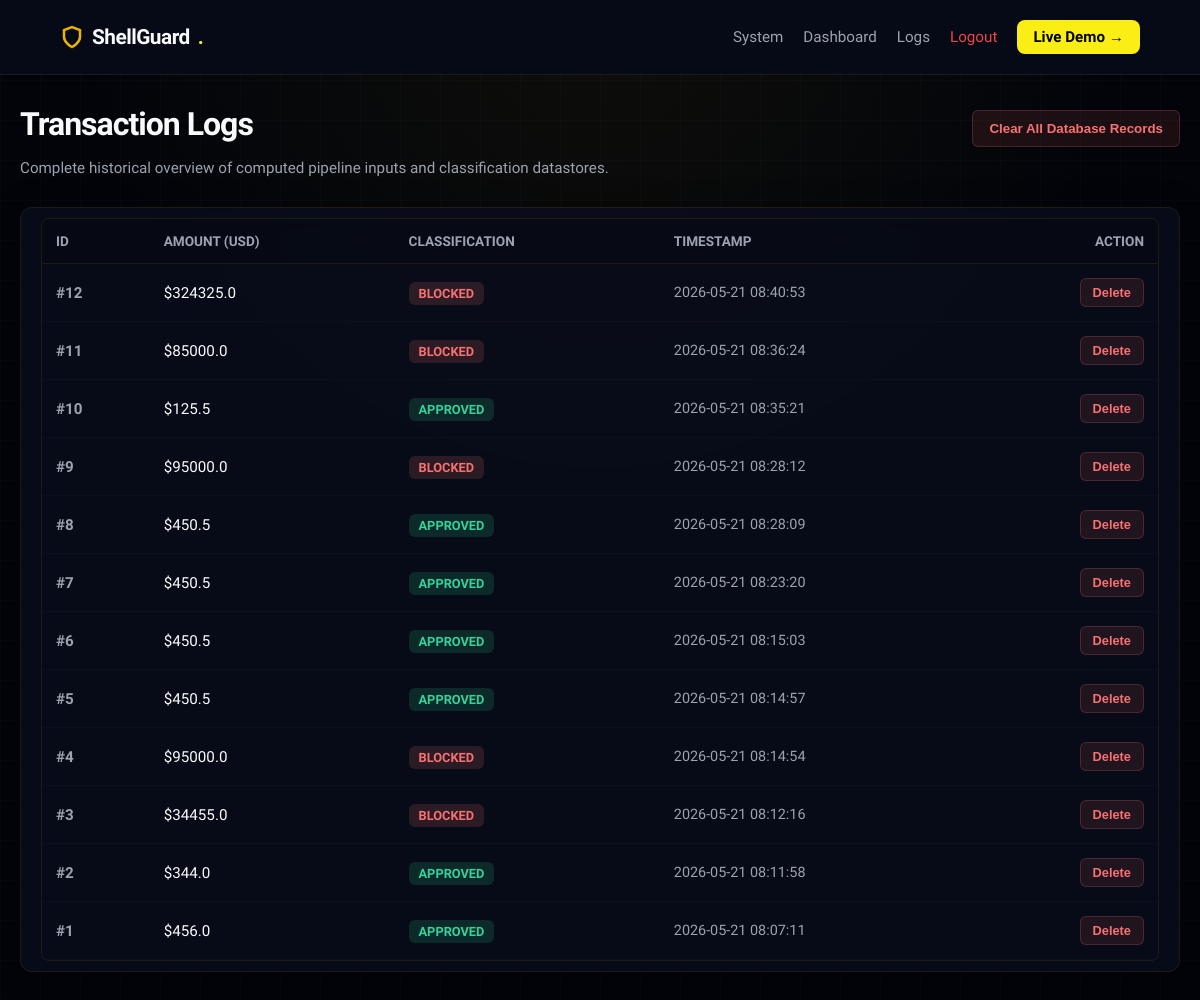
Before: /admin (signed in) with the older database file.
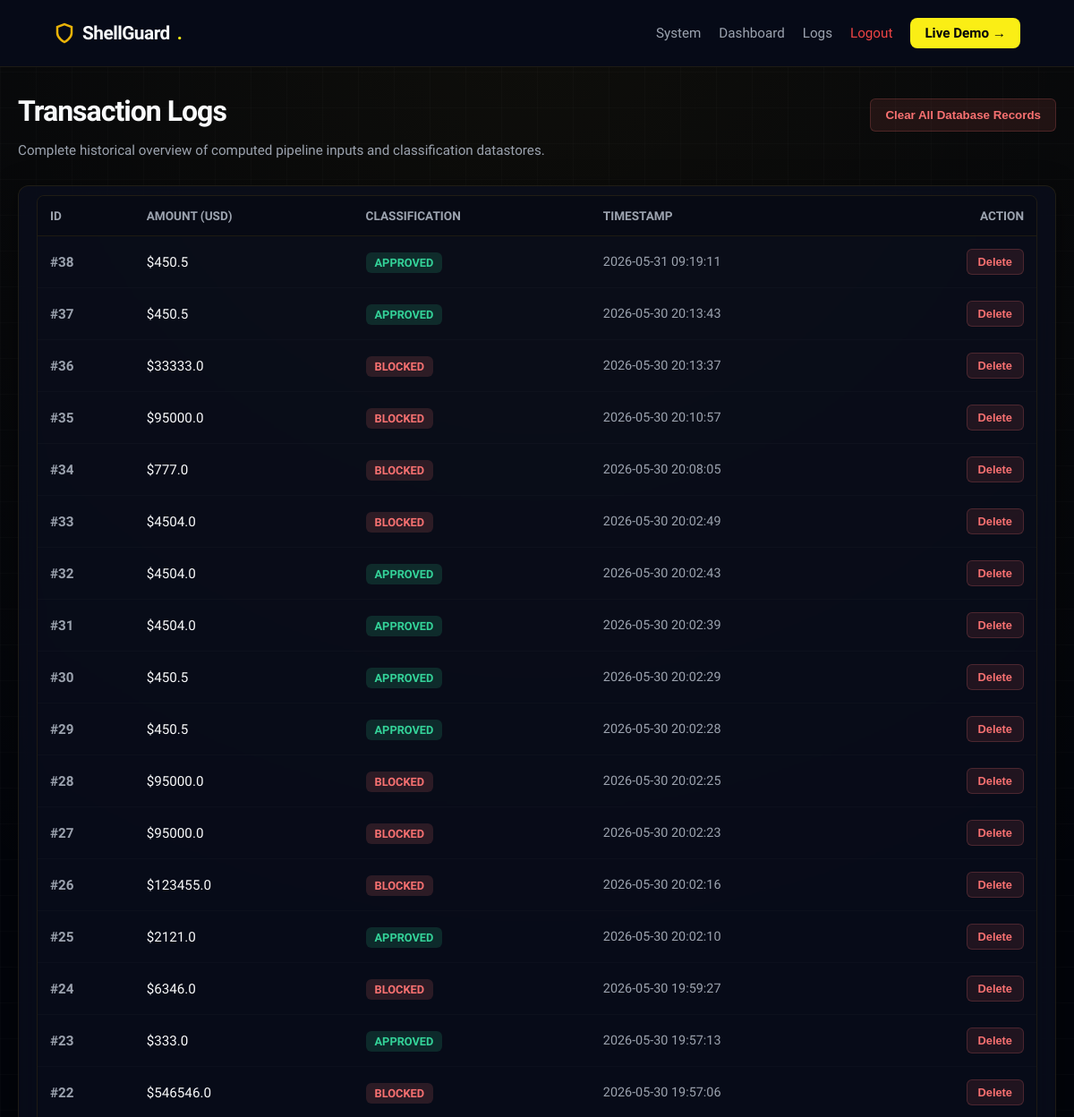
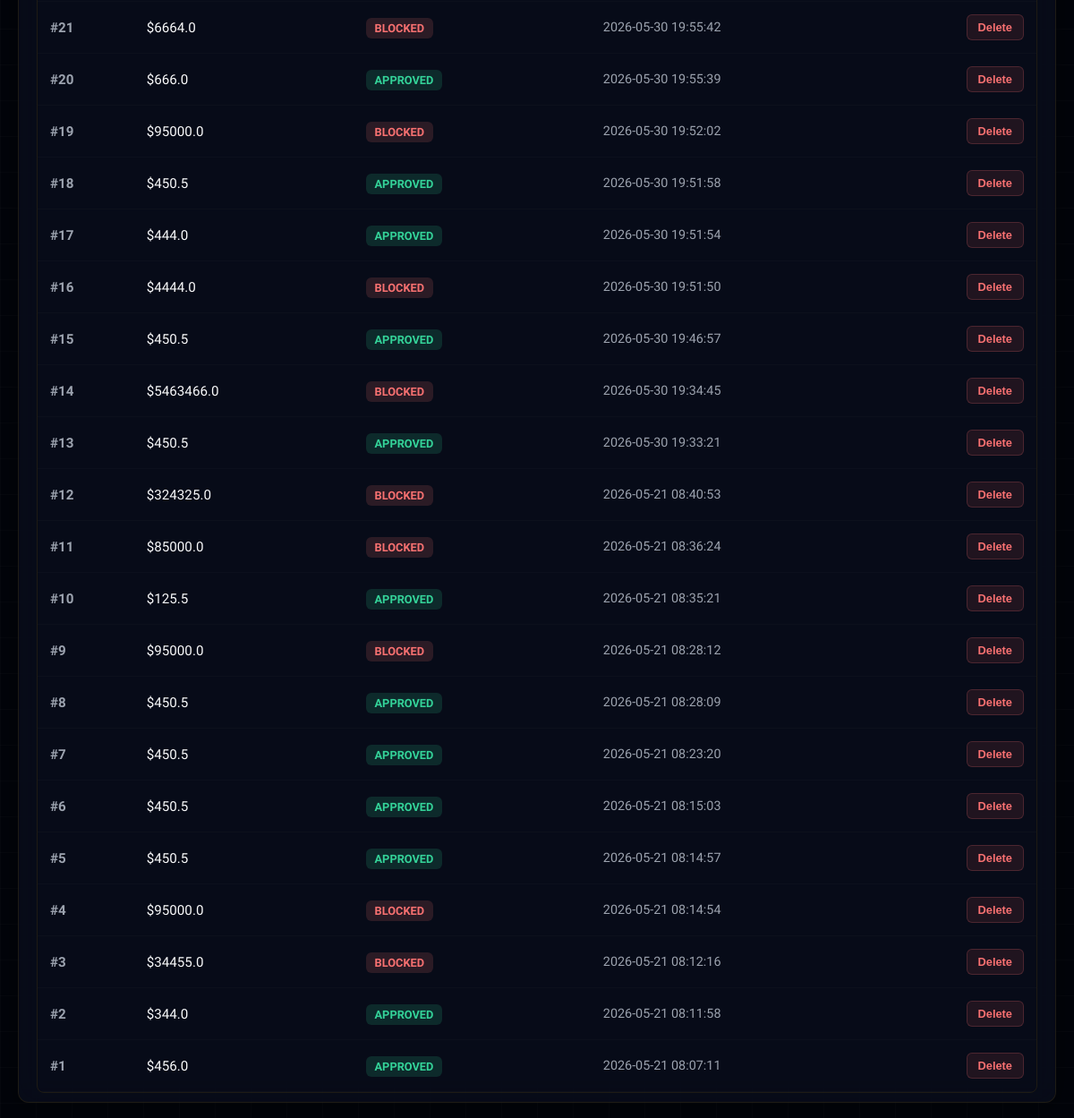
After: the same page with the newer database file (2 pictures, top to bottom).
### tables this page shows
CREATE TABLE transactions(
        id INTEGER PRIMARY KEY AUTOINCREMENT,
        amount REAL,
        v1 REAL,
        v2 REAL,
        v3 REAL,
        result TEXT,
        time TEXT
    );

### app.py (the view)
@app.route("/admin")
def admin():
    if not session.get("logged_in"):
        return redirect(url_for("login"))
    conn = get_db_connection()
    rows = conn.execute("SELECT * FROM transactions ORDER BY id DESC").fetchall()
    conn.close()
    return render_template("admin.html",data=rows)

### app.py (called while the page is built)
def get_db_connection():
    conn = sqlite3.connect("database.db")
    conn.row_factory = sqlite3.Row
    return conn

### templates/admin.html
{% extends "base.html" %}
{% block content %}
<div class="main">
    <div style="display: flex; justify-content: space-between; align-items: center; margin-bottom: 8px;">
        <h1 class="page-title">Transaction Logs</h1>
        <form action="{{ url_for('delete_all') }}" method="POST">
            <button type="submit" class="btn-danger" style="padding: 10px 16px;" onclick="return confirm('Purge entire transaction log cache?')">
                Clear All Database Records
            </button>
        </form>
    </div>
    <p class="page-subtitle">Complete historical overview of computed pipeline inputs and classification datastores.</p>
    <div class="card" style="padding: 10px 20px;">
        <div class="table-responsive">
            <table>
                <thead>
                    <tr>
                        <th>ID</th>
                        <th>Amount (USD)</th>
                        <th>Classification</th>
                        <th>Timestamp</th>
                        <th style="text-align: right;">Action</th>
                    </tr>
                </thead>
                <tbody>
                    {% for row in data %}
                    <tr>
                        <td style="font-weight: 600; color: var(--text-muted); text-align: left;">#{{row['id']}}</td>
                        <td style="font-weight: 500; text-align: left;">${{row['amount']}}</td>
                        <td style="text-align: left;">
                            {% if row['result'] == 'Fraud' %}
                                <span class="badge badge-fraud">BLOCKED</span>
                            {% else %}
                                <span class="badge badge-normal">APPROVED</span>
                            {% endif %}
                        </td>
                        <td style="color: var(--text-muted); font-size: 0.9rem; text-align: left;">{{row['time']}}</td>
                        <td style="text-align: right;">
                            <form action="{{ url_for('delete_log', id=row['id']) }}" method="POST" style="display: inline;">
                                <button type="submit" class="btn-danger" style="font-size: 0.8rem;" onclick="return confirm('Delete single logged trace?')">
                                    Delete
                                </button>
                            </form>
                        </td>
                    </tr>
                    {% endfor %}
                </tbody>
            </table>
        </div>
    </div>
</div>
{% endblock %}

### templates/base.html (shortened to what this page needs)
<!DOCTYPE html>
<html lang="en">
<head>
    <link rel="stylesheet" href="{{ url_for('static', filename='style.css', v=9) }}">
</head>
<body>
<nav class="navbar">
    <div class="nav-logo">
        <svg width="24" height="24" viewBox="0 0 24 24" fill="none" stroke="#eab308" stroke-width="2.5"><path d="M12 22s8-4 8-10V5l-8-3-8 3v7c0 6 8 10 8 10z"/></svg>
        ShellGuard<span>.</span>
    </div>
    <div class="nav-links">
        <a href="/">System</a>
        {% if session.get('logged_in') %}
            <a href="/dashboard">Dashboard</a>
            <a href="/admin">Logs</a>
            <a href="/logout" style="color: #ef4444;">Logout</a>
        {% else %}
            <a href="/login">Admin Access</a>
        {% endif %}
        <a href="#" class="btn-demo">Live Demo →</a>
    </div>
</nav>
{% block content %}{% endblock %}
</body>
</html>

### static/style.css (style rules this page uses)
:root { --bg-main: #02040a; --bg-nav: #060a17; --card-bg: rgba(10, 15, 30, 0.7); --card-border: rgba(234, 179, 8, 0.1); --grid-line: rgba(255, 255, 255, 0.015); --accent: #faee15; --accent-hover: #ea3508; --text-primary: #f9fafb; --text-muted: #9ca3af; --fraud-color: #f87171; --safe-color: #34d399; }
* { box-sizing: border-box; margin: 0; padding: 0; }
body { font-family: 'Plus Jakarta Sans', sans-serif; background-color: var(--bg-main); background-image: linear-gradient(var(--grid-line) 1px, transparent 1px), linear-gradient(90deg, var(--grid-line) 1px, transparent 1px), radial-gradient(circle at 50% 0%, rgba(250, 204, 21, 0.05), transparent 45%); background-size: 40px 40px, 40px 40px, 100% 100%; color: var(--text-primary); min-height: 100vh; }
.navbar { background: var(--bg-nav); padding: 20px 5%; display: flex; justify-content: space-between; align-items: center; border-bottom: 1px solid var(--card-border); position: sticky; top: 0; z-index: 100; flex-wrap: wrap; gap: 15px; }
.nav-logo { display: flex; align-items: center; gap: 8px; font-weight: 800; font-size: 1.3rem; letter-spacing: -0.5px; }
.nav-logo span { color: var(--accent); }
.nav-links { display: flex; align-items: center; gap: 20px; flex-wrap: wrap; }
.nav-links a { color: var(--text-muted); text-decoration: none; font-weight: 500; font-size: 0.95rem; transition: color 0.2s ease; }
.btn-demo { background: var(--accent); color: #02040a !important; padding: 8px 16px; border-radius: 8px; font-weight: 700 !important; display: flex; align-items: center; gap: 6px; transition: background 0.2s ease, transform 0.2s ease; text-decoration: none; font-size: 0.9rem; }
.main { max-width: 1250px; margin: auto; padding: 30px 20px; }
.page-title { font-size: 2rem; font-weight: 700; letter-spacing: -1px; margin-bottom: 8px; text-align: left; }
.page-subtitle { color: var(--text-muted); font-size: 0.95rem; margin-bottom: 30px; text-align: left; }
.card { background: var(--card-bg); border: 1px solid var(--card-border); border-radius: 12px; padding: 24px; backdrop-filter: blur(16px); -webkit-backdrop-filter: blur(16px); width: 100%; box-shadow: 0 4px 30px rgba(0, 0, 0, 0.4); }
.table-responsive { overflow-x: auto; width: 100%; border-radius: 8px; border: 1px solid var(--card-border); }
table { width: 100%; border-collapse: collapse; text-align: left; white-space: nowrap; }
th { padding: 14px; color: var(--text-muted); font-size: 0.85rem; font-weight: 600; text-transform: uppercase; border-bottom: 1px solid var(--card-border); background: rgba(6, 9, 19, 0.5); }
td { padding: 14px; border-bottom: 1px solid rgba(255, 255, 255, 0.02); font-size: 0.95rem; }
.badge { padding: 4px 10px; border-radius: 6px; font-size: 0.8rem; font-weight: 700; }
.badge-fraud { background: rgba(248, 113, 113, 0.15); color: var(--fraud-color); }
.badge-normal { background: rgba(52, 211, 153, 0.15); color: var(--safe-color); }
.btn-danger { background: rgba(248, 113, 113, 0.1); color: var(--fraud-color); border: 1px solid rgba(248, 113, 113, 0.2); padding: 6px 12px; border-radius: 6px; cursor: pointer; font-weight: 600; transition: background 0.2s ease; }

Changed rows visible on the page:
added transactions: id "38", amount "450.5", result "APPROVED", time "2026-05-31 09:19:11"
added transactions: id "37", amount "450.5", result "APPROVED", time "2026-05-30 20:13:43"
added transactions: id "36", amount "33333.0", result "BLOCKED", time "2026-05-30 20:13:37"
added transactions: id "35", amount "95000.0", result "BLOCKED", time "2026-05-30 20:10:57"
added transactions: id "34", amount "777.0", result "BLOCKED", time "2026-05-30 20:08:05"
added transactions: id "33", amount "4504.0", result "BLOCKED", time "2026-05-30 20:02:49"
added transactions: id "32", amount "4504.0", result "APPROVED", time "2026-05-30 20:02:43"
added transactions: id "31", amount "4504.0", result "APPROVED", time "2026-05-30 20:02:39"
added transactions: id "30", amount "450.5", result "APPROVED", time "2026-05-30 20:02:29"
added transactions: id "29", amount "450.5", result "APPROVED", time "2026-05-30 20:02:28"
added transactions: id "28", amount "95000.0", result "BLOCKED", time "2026-05-30 20:02:25"
added transactions: id "27", amount "95000.0", result "BLOCKED", time "2026-05-30 20:02:23"
added transactions: id "26", amount "123455.0", result "BLOCKED", time "2026-05-30 20:02:16"
added transactions: id "25", amount "2121.0", result "APPROVED", time "2026-05-30 20:02:10"
added transactions: id "24", amount "6346.0", result "BLOCKED", time "2026-05-30 19:59:27"
added transactions: id "23", amount "333.0", result "APPROVED", time "2026-05-30 19:57:13"
added transactions: id "22", amount "546546.0", result "BLOCKED", time "2026-05-30 19:57:06"
added transactions: id "21", amount "6664.0", result "BLOCKED", time "2026-05-30 19:55:42"
added transactions: id "20", amount "666.0", result "APPROVED", time "2026-05-30 19:55:39"
added transactions: id "19", amount "95000.0", result "BLOCKED", time "2026-05-30 19:52:02"
added transactions: id "18", amount "450.5", result "APPROVED", time "2026-05-30 19:51:58"
added transactions: id "17", amount "444.0", result "APPROVED", time "2026-05-30 19:51:54"
added transactions: id "16", amount "4444.0", result "BLOCKED", time "2026-05-30 19:51:50"
added transactions: id "15", amount "450.5", result "APPROVED", time "2026-05-30 19:46:57"
added transactions: id "14", amount "5463466.0", result "BLOCKED", time "2026-05-30 19:34:45"
added transactions: id "13", amount "450.5", result "APPROVED", time "2026-05-30 19:33:21"
